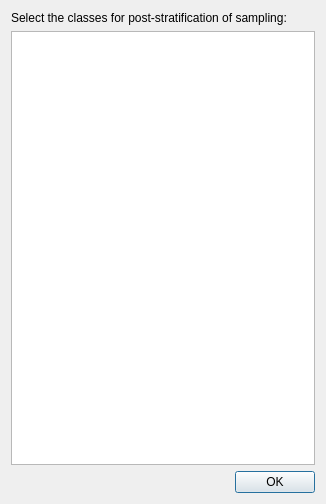
<?xml version="1.0" encoding="UTF-8"?>
<ui version="4.0">
 <class>Dialog</class>
 <widget class="QDialog" name="Dialog">
  <property name="geometry">
   <rect>
    <x>0</x>
    <y>0</y>
    <width>326</width>
    <height>504</height>
   </rect>
  </property>
  <property name="windowTitle">
   <string>Classes for post-stratification</string>
  </property>
  <layout class="QVBoxLayout" name="verticalLayout">
   <item>
    <widget class="QLabel" name="label">
     <property name="text">
      <string>Select the classes for post-stratification of sampling:</string>
     </property>
     <property name="alignment">
      <set>Qt::AlignJustify|Qt::AlignVCenter</set>
     </property>
     <property name="wordWrap">
      <bool>true</bool>
     </property>
    </widget>
   </item>
   <item>
    <widget class="QTableWidget" name="tableOfClasses"/>
   </item>
   <item>
    <widget class="QDialogButtonBox" name="buttonBox">
     <property name="standardButtons">
      <set>QDialogButtonBox::Ok</set>
     </property>
    </widget>
   </item>
  </layout>
 </widget>
 <resources/>
 <connections>
  <connection>
   <sender>buttonBox</sender>
   <signal>accepted()</signal>
   <receiver>Dialog</receiver>
   <slot>accept()</slot>
   <hints>
    <hint type="sourcelabel">
     <x>209</x>
     <y>475</y>
    </hint>
    <hint type="destinationlabel">
     <x>2</x>
     <y>12</y>
    </hint>
   </hints>
  </connection>
  <connection>
   <sender>buttonBox</sender>
   <signal>rejected()</signal>
   <receiver>Dialog</receiver>
   <slot>reject()</slot>
   <hints>
    <hint type="sourcelabel">
     <x>276</x>
     <y>471</y>
    </hint>
    <hint type="destinationlabel">
     <x>321</x>
     <y>417</y>
    </hint>
   </hints>
  </connection>
 </connections>
</ui>
